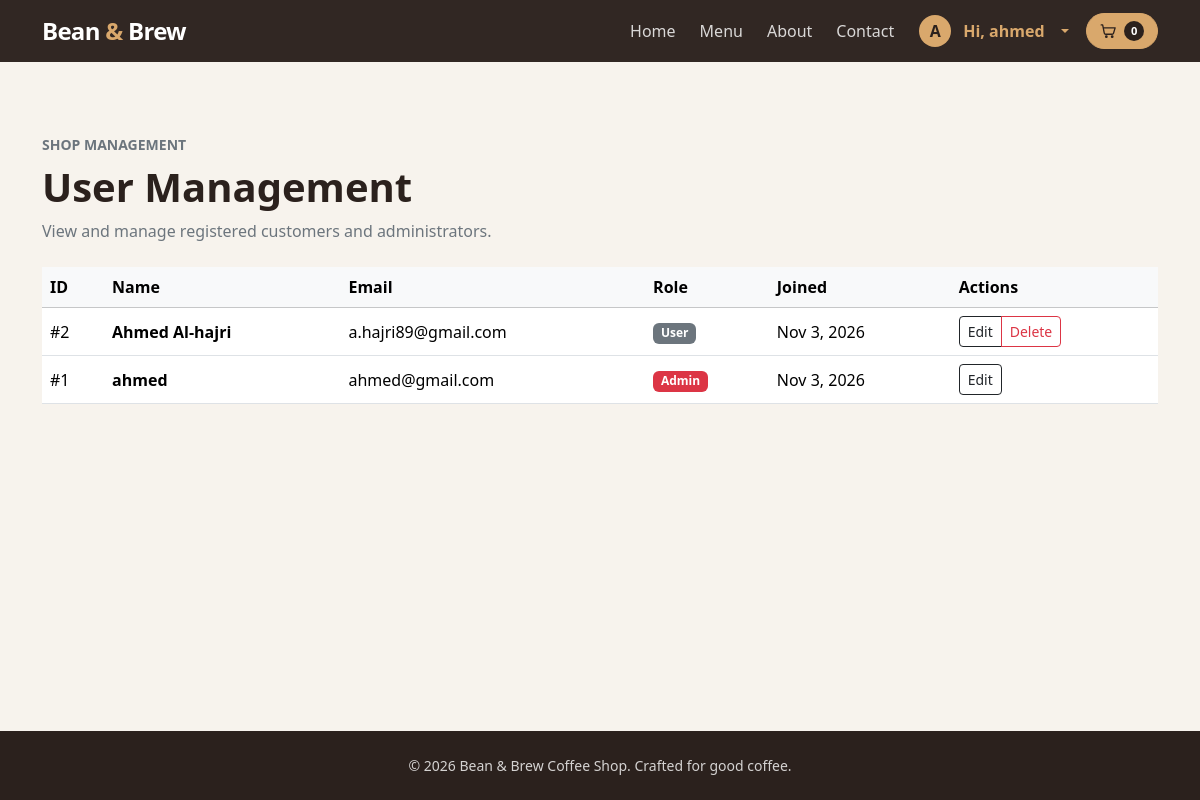
/admin_users.php (signed in), run on the app's committed database.
### tables this page shows
CREATE TABLE users (
    id INTEGER PRIMARY KEY AUTOINCREMENT,
    name TEXT NOT NULL,
    email TEXT NOT NULL UNIQUE,
    password TEXT NOT NULL,
    created_at DATETIME DEFAULT CURRENT_TIMESTAMP
, role TEXT DEFAULT 'user');

### public/admin_users.php (the view, shortened to what this page needs)
<?php
require_once "../includes/config.php";
$stmt = $pdo->query("SELECT id, name, email, role, created_at FROM users ORDER BY name");
$users = $stmt->fetchAll();
include "../includes/header.php";
?>
<section class="container py-4 py-lg-5">
    <div class="d-flex flex-column flex-sm-row justify-content-between align-items-sm-end gap-3 mb-4">
        <div>
            <p class="text-uppercase small fw-semibold text-secondary mb-2">Shop management</p>
            <h1 class="display-6 fw-bold mb-2">User Management</h1>
            <p class="text-secondary mb-0">View and manage registered customers and administrators.</p>
        </div>
    </div>
    <div class="table-responsive">
        <table class="table table-hover align-middle">
            <thead class="table-light">
                <tr>
                    <th>ID</th>
                    <th>Name</th>
                    <th>Email</th>
                    <th>Role</th>
                    <th>Joined</th>
                    <th>Actions</th>
                </tr>
            </thead>
            <tbody>
                <?php if (empty($users)): ?>
                    <tr>
                        <td colspan="6" class="text-center py-4 text-secondary">No users found.</td>
                    </tr>
                <?php else: ?>
                    <?php foreach ($users as $user): ?>
                        <tr>
                            <td>#<?php echo $user['id']; ?></td>
                            <td class="fw-semibold"><?php echo htmlspecialchars($user['name']); ?></td>
                            <td><?php echo htmlspecialchars($user['email']); ?></td>
                            <td>
                                <?php
                                    $roleClass = $user['role'] === 'admin' ? 'badge bg-danger' : 'badge bg-secondary';
                                ?>
                                <span class="<?php echo $roleClass; ?>"><?php echo ucfirst($user['role']); ?></span>
                            </td>
                            <td><?php echo date('M j, Y', strtotime($user['created_at'])); ?></td>
                            <td>
                                <div class="btn-group">
                                    <a href="admin_edit_user.php?id=<?php echo $user['id']; ?>" class="btn btn-sm btn-outline-dark">Edit</a>
                                    <?php if ($user['role'] !== 'admin'): ?>
                                        <button class="btn btn-sm btn-outline-danger" onclick="deleteUser(<?php echo $user['id']; ?>)">Delete</button>
                                    <?php endif; ?>
                                </div>
                            </td>
                        </tr>
                    <?php endforeach; ?>
                <?php endif; ?>
            </tbody>
        </table>
    </div>
</section>
<?php include "../includes/footer.php"; ?>

### includes/header.php (style rules this page uses)
:root { --coffee-ink: #2b211d; --coffee-brown: #56392d; --coffee-gold: #d9a86c; --coffee-cream: #f7f3ed; }
body { background: var(--coffee-cream); color: var(--coffee-ink); min-height: 100vh; display: flex; flex-direction: column; }

### data on the page
users: id "2", name "Ahmed Al-hajri", email "a.hajri89@gmail.com", role "User", created_at "Nov 3, 2026"
users: id "1", name "ahmed", email "ahmed@gmail.com", role "Admin", created_at "Nov 3, 2026"

### other printed values
substr($account_name, 0, 1) "A"
$account_name "ahmed"
